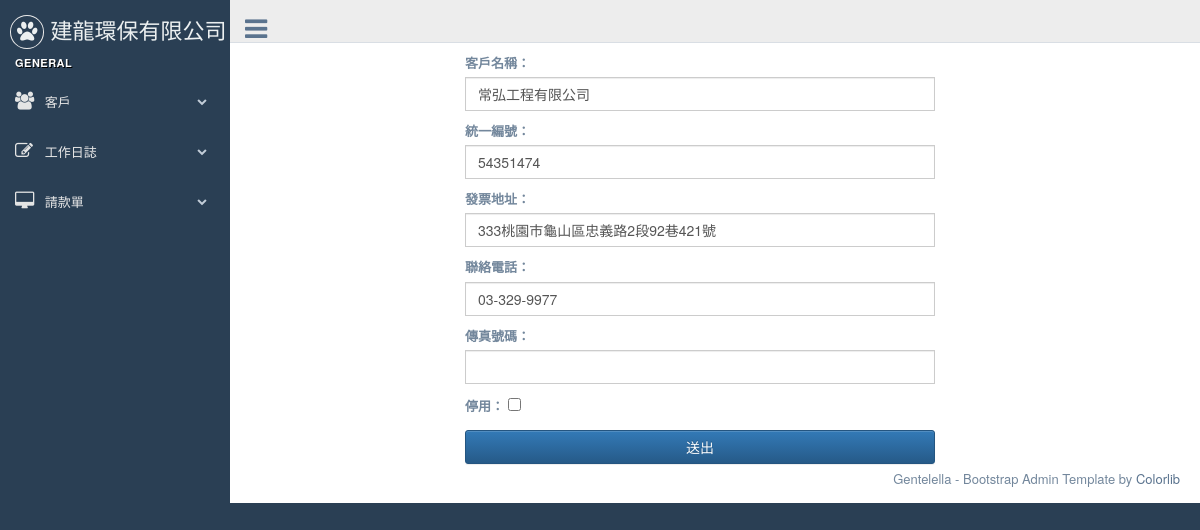
The page /customers/10/edit/ on the database its author committed.
### customers/models.py (models this page shows, shortened)
class Customer(models.Model):
    title = models.CharField(max_length=36, null=False, blank=False, verbose_name='客戶名稱')
    unikey = models.CharField(  max_length=12,null=True, blank=True, verbose_name='統一編號' )
    address = models.CharField( max_length=100, null=True, blank=True, verbose_name='地址')
    phone = models.CharField(max_length=20, null=True, blank=True, verbose_name='電話')
    faxno = models.CharField(max_length=20, null=True, blank=True, verbose_name='傳真')
    invalid = models.BooleanField(default=False, verbose_name='停用')
    create_at = models.DateTimeField(auto_now_add=True, auto_now =False)
    modify = models.DateTimeField(auto_now_add=False, auto_now =True)

### customers/views.py (the view)
# urls.py: url(r'^(?P<pk>\d+)/edit/$', CustomerUpdate.as_view( template_name = 'customers/customer_form.html' ), name="customer_edit" ),
class CustomerUpdate(UpdateView):
    model = Customer
    form_class = CustomerEditForm
    success_url = reverse_lazy('customers:customer_list')

### customers/forms.py
class CustomerEditForm(forms.ModelForm):
    title = forms.CharField( widget= forms.TextInput( attrs={'class':'form-control' } ),label='客戶名稱' )
    unikey = forms.CharField( widget= forms.TextInput( attrs={'class':'form-control' , } ),label='統一編號',required=False )
    address = forms.CharField( widget= forms.TextInput( attrs={'class':'form-control' } ) ,label='發票地址',required=False)
    phone = forms.CharField( widget= forms.TextInput( attrs={'class':'form-control'   } ),label='聯絡電話' ,required=False )
    faxno = forms.CharField( widget= forms.TextInput( attrs={'class':'form-control'  } ),label='傳真號碼',required=False )
    class Meta:
        model = Customer
        exclude = ('create_at','modify' )

### templates/customers/customer_form.html
{% extends "base.html" %}
{% block content %}
  <div class="col-sm-6 col-md-6 col-sm-offset-3 col-md-offset-3" >
<form action='' method="POST"  enctype="multipart/form-data" >{% csrf_token %}
{{  form.as_p }}
<input type="submit" class="btn btn-primary form-control" value="送出"/>
</form>
</div>
{% endblock content %}

### rows shown on the page
Customer: title "常弘工程有限公司", unikey "54351474", address "333桃園市龜山區忠義路2段92巷421號", phone "03-329-9977"
